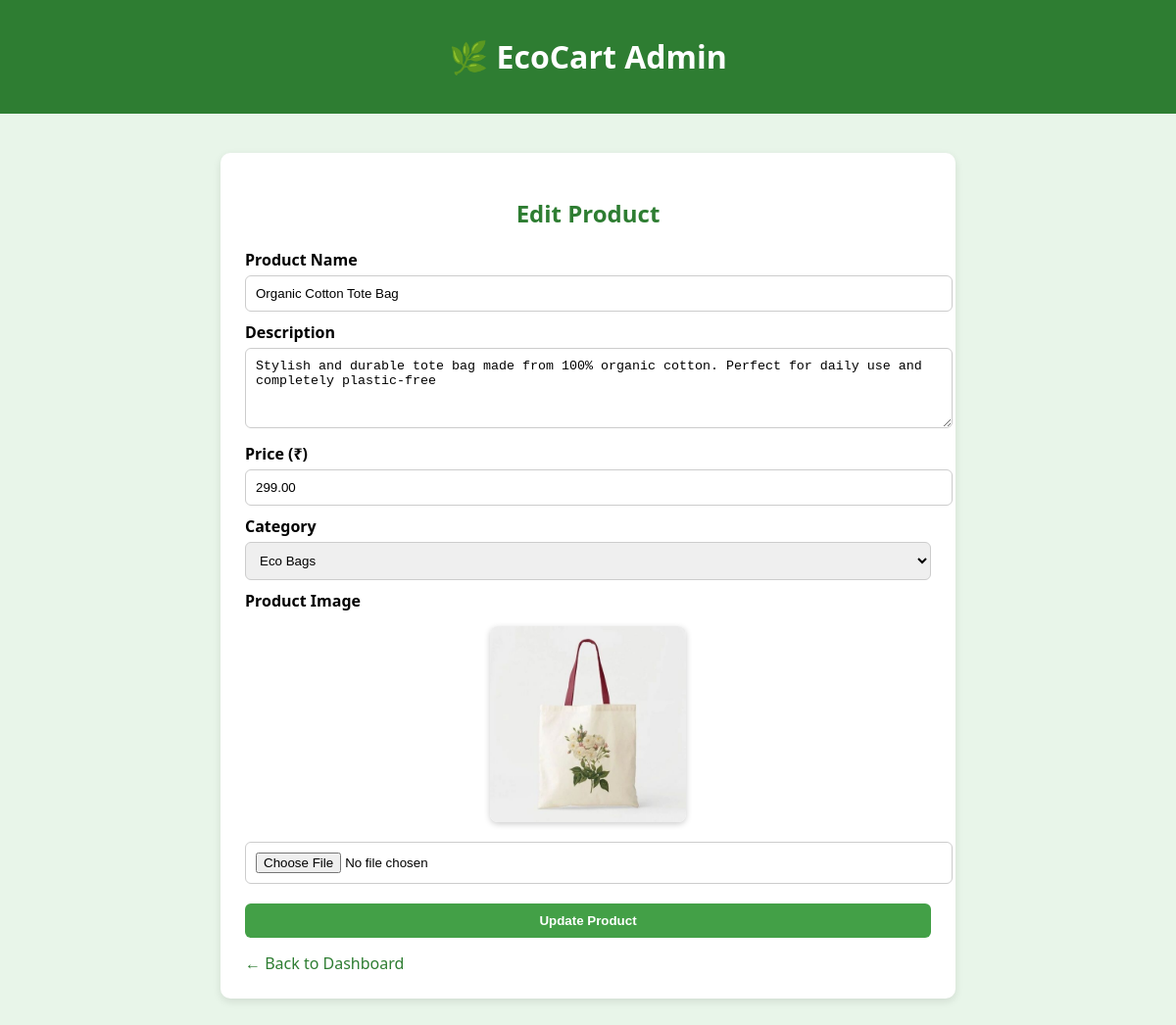
Page /edit-product/9/ on the committed database.
### app/models.py (models this page shows, shortened)
class Product(models.Model):
    name = models.CharField(max_length=200)
    category = models.ForeignKey(Category, on_delete=models.CASCADE, related_name='products')
    description = models.TextField()
    price = models.DecimalField(max_digits=8, decimal_places=2)
    image = models.ImageField(upload_to='product_images/', null=True, blank=True)
    eco_rating = models.IntegerField(default=5)

class Category(models.Model):
    name = models.CharField(max_length=100)

### app/views.py (the view, shortened to what this page needs)
# urls.py: path('edit-product/<int:product_id>/', views.edit_product, name='edit_product'),
def edit_product(request,  product_id):
    product = get_object_or_404(Product, id=product_id)
    categories = Category.objects.all()
    return render(request, 'edit_product.html', {'product': product, 'categories': categories})

### templates/edit_product.html (shortened to what this page needs)
<!DOCTYPE html>
<html lang="en">
<head>
</head>
<body>
    <header>
        <h1>🌿 EcoCart Admin</h1>
    </header>
    <div class="container">
        <h2>Edit Product</h2>
        <form method="POST" enctype="multipart/form-data">
            <label for="name">Product Name</label>
            <input type="text" name="name" id="name" value="{{ product.name }}" required>
            <label for="description">Description</label>
            <textarea name="description" id="description" rows="4" required>{{ product.description }}</textarea>
            <label for="price">Price (₹)</label>
            <input type="number" name="price" id="price" step="0.01" value="{{ product.price }}" required>
            <label for="category">Category</label>
            <select name="category" id="category" required>
                {% for category in categories %}
                    <option value="{{ category.id }}" {% if category.id == product.category.id %}selected{% endif %}>{{ category.name }}</option>
                {% endfor %}
            </select>
            <label for="image">Product Image</label>
            {% if product.image %}
                <img src="{{ product.image.url }}" alt="{{ product.name }}">
            {% endif %}
            <input type="file" name="image" id="image" accept="image/*">
            <button type="submit">Update Product</button>
        </form>
        <a href="{% url 'admin_dashboard' %}" class="back">← Back to Dashboard</a>
    </div>
</body>
</html>

### templates/edit_product.html (style rules this page uses)
body { font-family: 'Segoe UI', sans-serif; background: #e8f5e9; margin: 0; padding: 0; }
header { background-color: #2e7d32; color: white; padding: 15px; text-align: center; }
.container { max-width: 700px; margin: 40px auto; background: white; padding: 25px; border-radius: 10px; box-shadow: 0 3px 8px rgba(0,0,0,0.1); }
h2 { color: #2e7d32; margin-bottom: 20px; text-align: center; }
form label { display: block; margin-top: 10px; font-weight: 600; }
form input, form textarea, form select { width: 100%; padding: 10px; border: 1px solid #ccc; border-radius: 6px; margin-top: 5px; }
form button { background: #43a047; color: white; border: none; padding: 10px 20px; border-radius: 6px; margin-top: 20px; cursor: pointer; font-weight: bold; width: 100%; }
img { display: block; margin: 15px auto; max-width: 200px; border-radius: 8px; box-shadow: 0 2px 6px rgba(0,0,0,0.2); }
a.back { display: inline-block; margin-top: 15px; color: #2e7d32; text-decoration: none; font-weight: 500; }

### rows in the picture
Product: name "Organic Cotton Tote Bag", description "Stylish and durable tote bag made from 100% organic cotton. Perfect for daily use and completely plastic-free", price "299.00", category "Eco Bags", image (picture)
